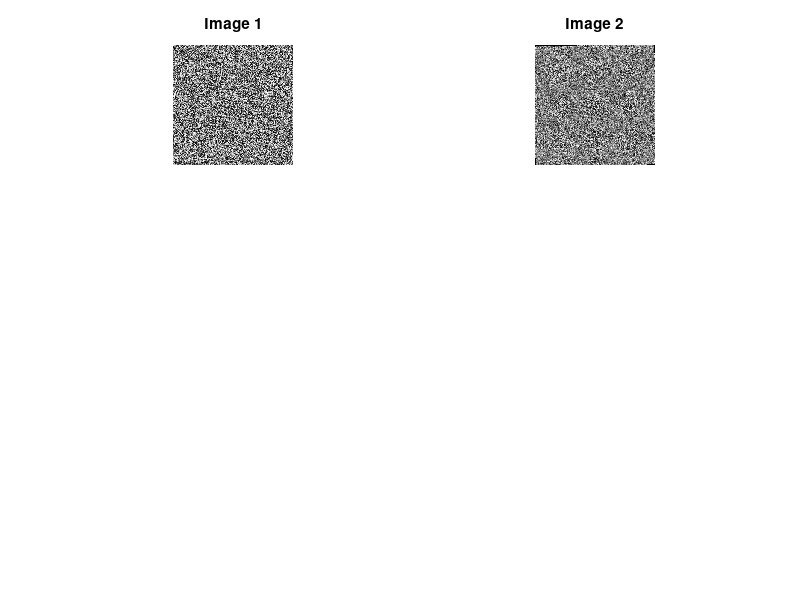

The MATLAB source for this figure:
pkg load image;

I1 = rand(200, 200);
I2 = imrotate(I1, 1, 'bicubic', 'crop');

figure(1); clf;
hold on;
subplot(3, 2, 1); imshow(I1); title('Image 1');
subplot(3, 2, 2); imshow(I2); title('Image 2');

waitfor(gcf);

